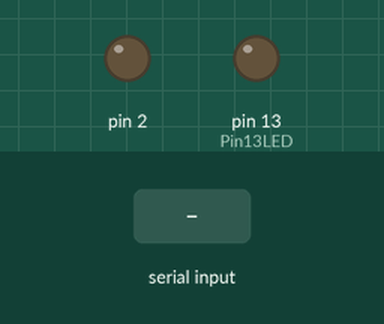
This sketch was run on a simulated Arduino Uno, built with avr-gcc and run on an emulated ATmega328P. On the bench: output pins drawn as LEDs (lit = HIGH). The inputs (shaded band) are chosen by the test bench.

Above: at 1.2 s.
1.3 s: "a" received over the second serial link
At 2.4 s:
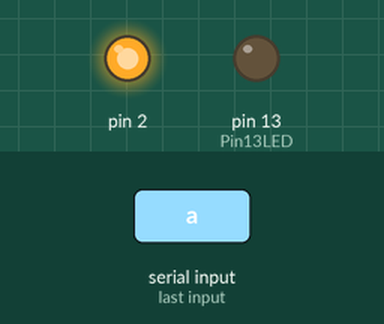
2.8 s: "s" received over the second serial link
At 3.6 s:
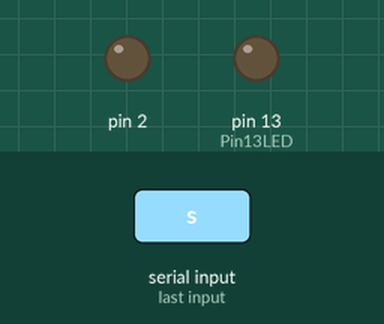
Timing chart, 0 to 5.8 s (numbered marks = the images above; inputs shaded):
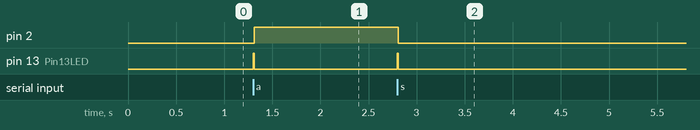

Measured:
- after the input at 1.3 s, pin 2: LOW → HIGH at once; pin 13 (Pin13LED): LOW → HIGH at once, → LOW 0.01 s later
- after the input at 2.8 s, pin 2: HIGH → LOW at once; pin 13 (Pin13LED): LOW → HIGH at once, → LOW 0.01 s later

The sketch:

Slave1.ino
```cpp
/*
*	Eren ERİŞ
*	Arduino RS-485 İletişim Slave
*	www.ereneris.net
*/
#include <SoftwareSerial.h>

#define SSerialRX        10
#define SSerialTX        11

#define SSerialTxControl 3
#define RS485Transmit    HIGH
#define RS485Receive     LOW

#define Pin13LED         13


SoftwareSerial RS485Serial(SSerialRX, SSerialTX);


int byteReceived;
int byteSend;

void setup()
{

  Serial.begin(9600);

  pinMode(Pin13LED, OUTPUT);
  pinMode(SSerialTxControl, OUTPUT);
  pinMode(2, OUTPUT);

  digitalWrite(SSerialTxControl, RS485Receive);

  RS485Serial.begin(4800);
}


void loop()
{
  if (RS485Serial.available())
  {
    byteSend = RS485Serial.read();
    digitalWrite(Pin13LED, HIGH);
    delay(10);
    digitalWrite(Pin13LED, LOW);

    if(byteSend=='a'){
      digitalWrite(2, HIGH);
    }
    else if(byteSend=='s'){
      digitalWrite(2, LOW);
    }
  }
}
```
